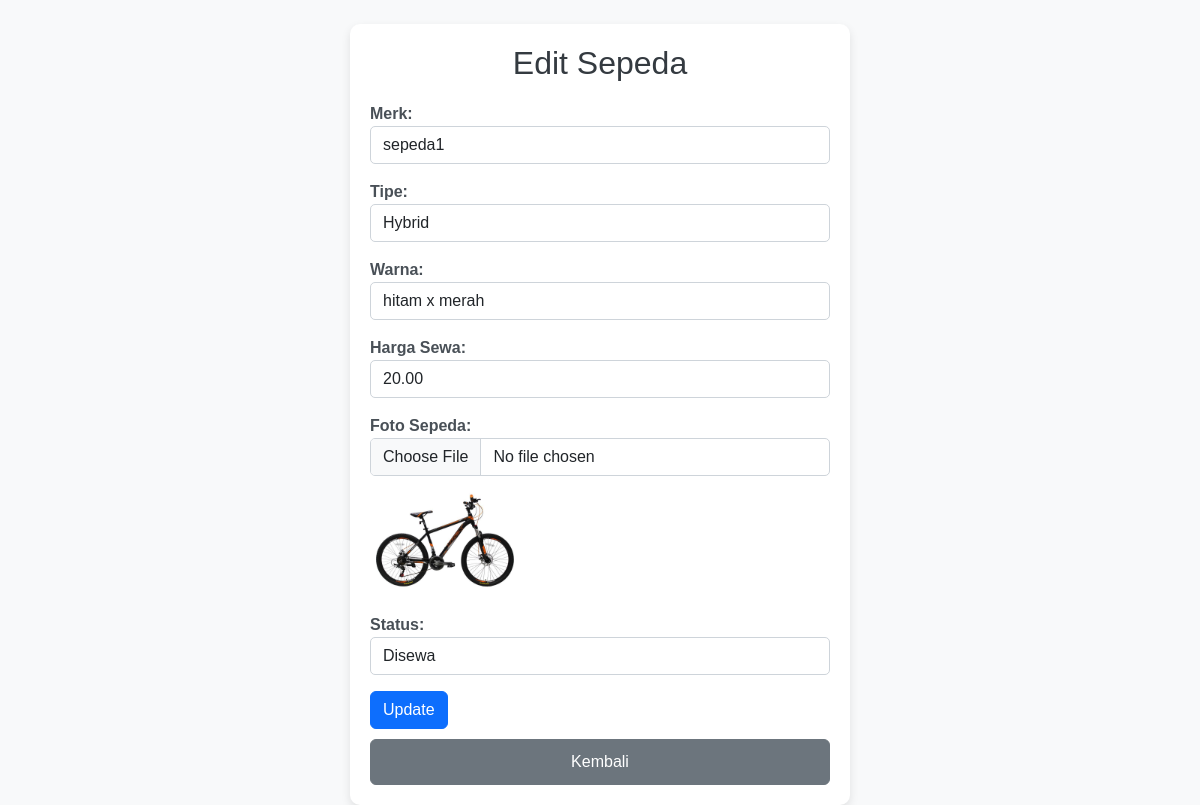
Screenshot of /dashboard/sepeda_edit.php?id=1 with the database file from the repository.
### tables this page shows
CREATE TABLE `sepeda` (
  `id_sepeda` int(11) NOT NULL,
  `merk` varchar(50) NOT NULL,
  `tipe` varchar(50) NOT NULL,
  `warna` varchar(30) NOT NULL,
  `harga_sewa` decimal(10,2) NOT NULL,
  `status` enum('Tersedia','Disewa') NOT NULL DEFAULT 'Tersedia',
  `created_at` timestamp NOT NULL DEFAULT current_timestamp(),
  `foto` varchar(255) DEFAULT NULL
);

### dashboard/sepeda_edit.php (the view, shortened to what this page needs)
<?php
include 'config.php';
$id = $conn->real_escape_string($_GET['id']);
$result = $conn->query("SELECT * FROM sepeda WHERE id_sepeda='$id'");
$sepeda = $result->fetch_assoc();
?>
<!DOCTYPE html>
<html lang="id">
<head>
    <link rel="stylesheet" href="https://cdn.jsdelivr.net/npm/bootstrap@5.3.2/dist/css/bootstrap.min.css">
    <link rel="stylesheet" href="create.css">
</head>
<body>
<div class="container mt-4">
    <h2>Edit Sepeda</h2>
    <form method="POST" enctype="multipart/form-data">
        <div class="mb-3">
            <label>Merk:</label>
            <input type="text" name="merk" class="form-control" value="<?= htmlspecialchars($sepeda['merk']) ?>" required>
        </div>
        <div class="mb-3">
            <label>Tipe:</label>
            <input type="text" name="tipe" class="form-control" value="<?= htmlspecialchars($sepeda['tipe']) ?>" required>
        </div>
        <div class="mb-3">
            <label>Warna:</label>
            <input type="text" name="warna" class="form-control" value="<?= htmlspecialchars($sepeda['warna']) ?>" required>
        </div>
        <div class="mb-3">
            <label>Harga Sewa:</label>
            <input type="number" step="0.01" name="harga_sewa" class="form-control" value="<?= htmlspecialchars($sepeda['harga_sewa']) ?>" required>
        </div>
        <div class="mb-3">
            <label>Foto Sepeda:</label>
            <input type="file" name="foto" class="form-control" accept="image/*">
            <?php if (!empty($sepeda['foto'])): ?>
                <div class="mt-2">
                    <img src="uploads/<?= htmlspecialchars($sepeda['foto']) ?>" alt="Foto Sepeda" width="150">
                </div>
            <?php endif; ?>
        </div>
        <div class="mb-3">
            <label>Status:</label>
            <select name="status" class="form-control">
                <option value="Disewa" <?= $sepeda['status'] == 'Disewa' ? 'selected' : '' ?>>Disewa</option>
            </select>
        </div>
        <button type="submit" class="btn btn-primary">Update</button>
        <a href="sepeda_index.php" class="btn btn-secondary">Kembali</a>
    </form>
</div>
</body>
</html>

### dashboard/create.css (style rules this page uses)
body { background-color: #f8f9fa; font-family: Arial, sans-serif; }
.container { max-width: 500px; background: white; padding: 20px; border-radius: 10px; box-shadow: 0px 4px 10px rgba(0, 0, 0, 0.1); margin-top: 50px; }
h2 { text-align: center; color: #343a40; margin-bottom: 20px; }
.mb-3 label { font-weight: bold; color: #495057; }
.form-control { border-radius: 5px; border: 1px solid #ced4da; }
.btn-secondary { width: 100%; margin-top: 10px; padding: 10px; font-size: 16px; }

### rows the page displays
sepeda: merk "sepeda1", tipe "Hybrid", warna "hitam x merah", harga_sewa "20.00", foto (picture), status "Disewa"
